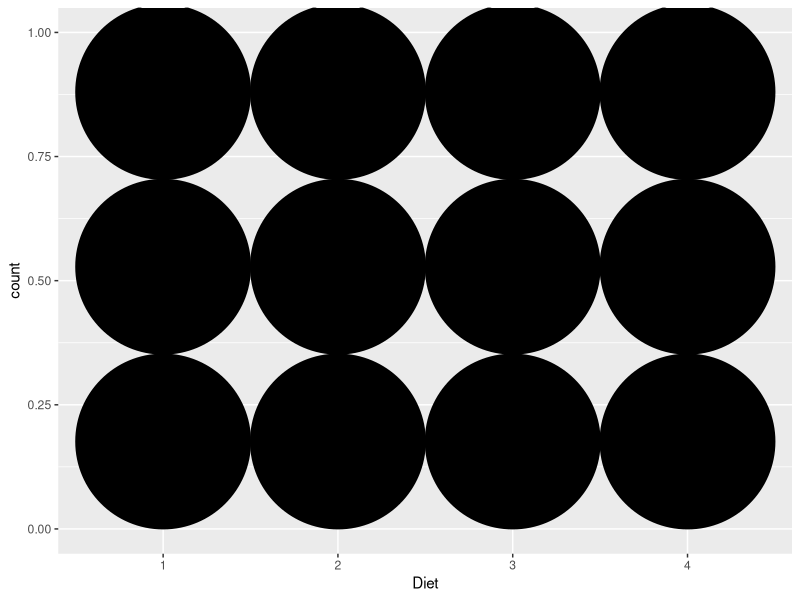
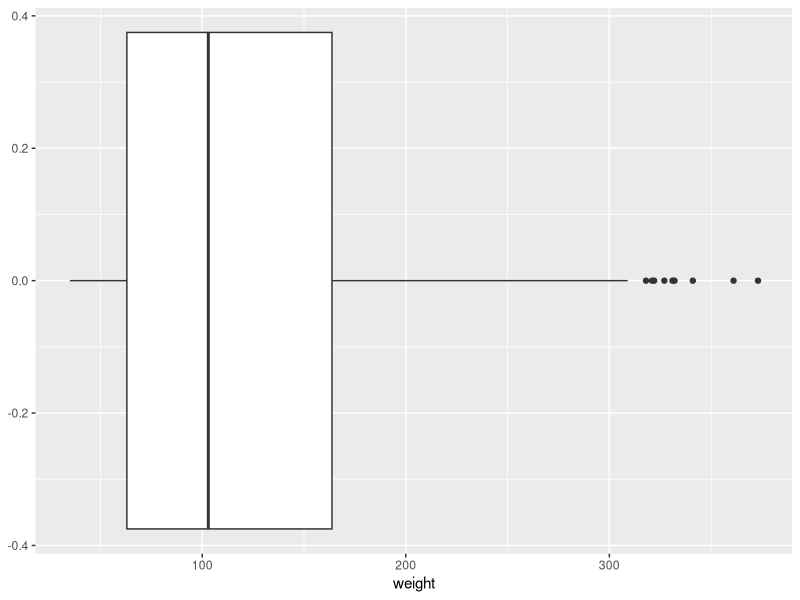
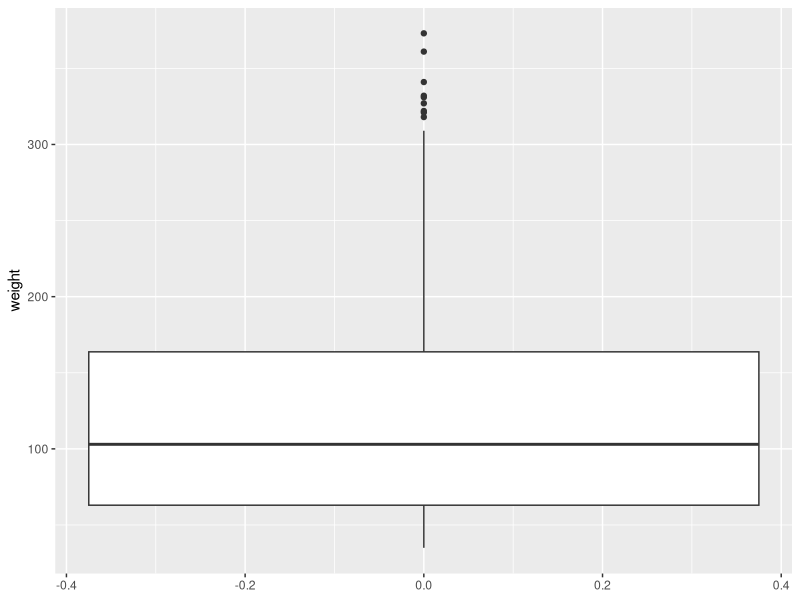
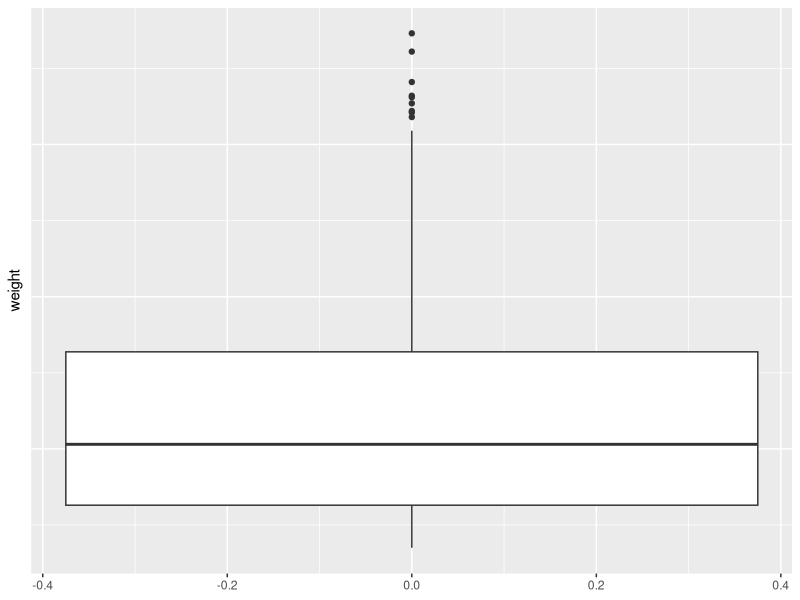
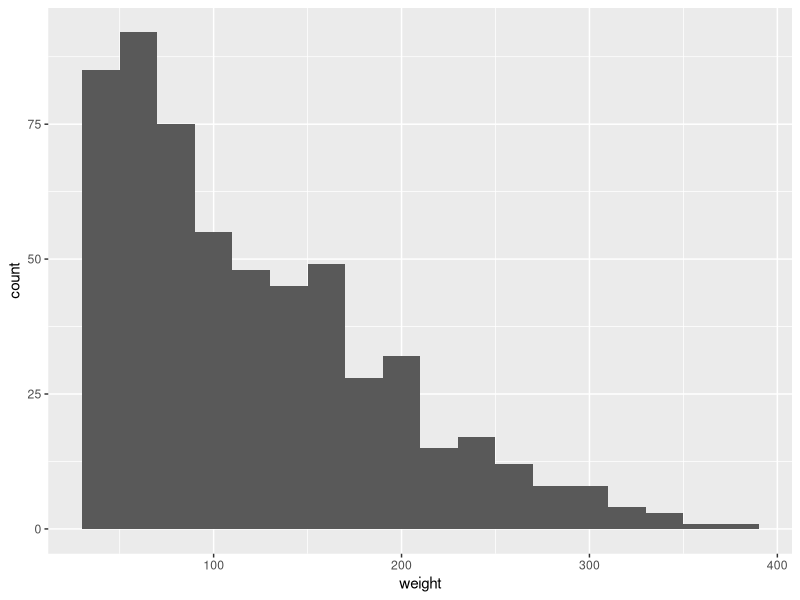
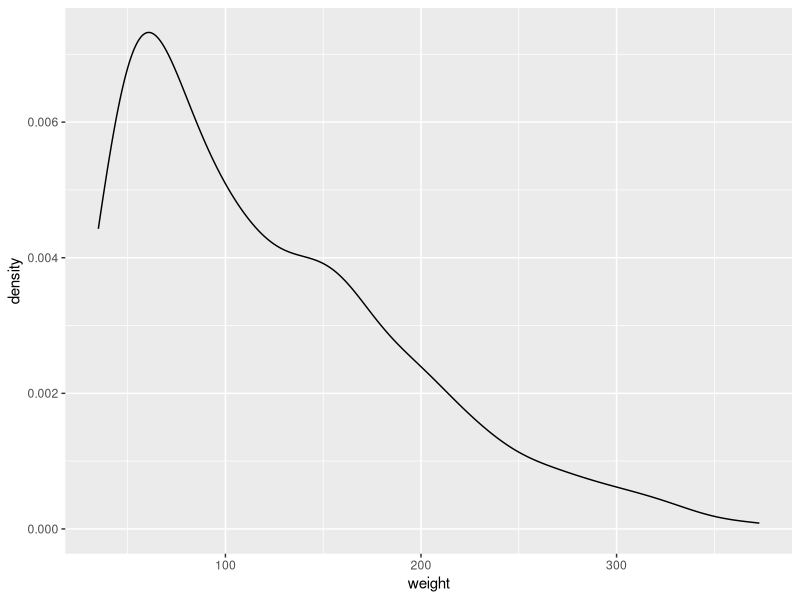
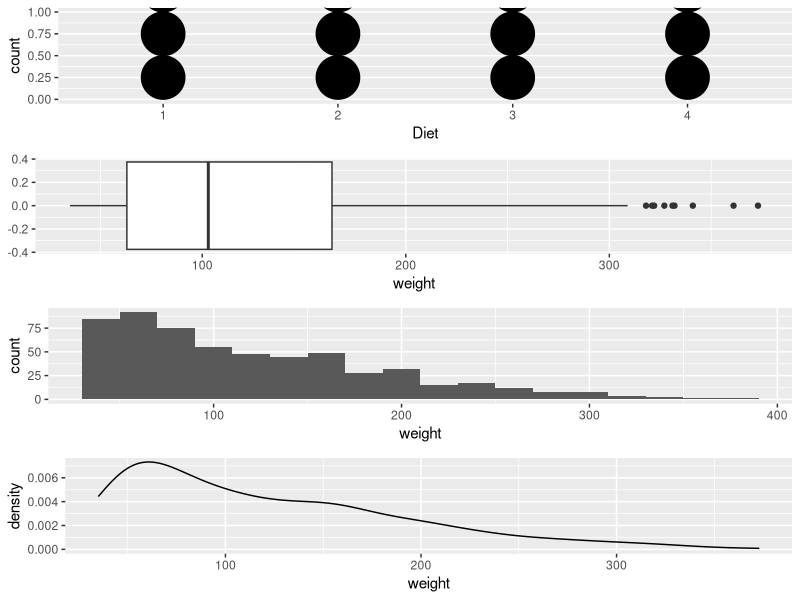

Source code (R) for these figures, in order:
install.packages("ggplot2")
library(ggplot2)
View(ChickWeight)

#dotplot#
ggplot(
  ChickWeight, aes(x=Diet, stat="count"))+
    geom_dotplot(binwidth = 1)
  

# Box Plot#
ggplot(
  ChickWeight, aes(x=weight, stat="count"))+
  geom_boxplot()


# Flip coordinates Box Plot#
ggplot(
  ChickWeight, aes(x=weight, stat="count"))+
  geom_boxplot()+
  coord_flip()


# Flip coordinates Box Plot with theme function#
ggplot(
  ChickWeight, aes(x=weight, stat="count"))+
  geom_boxplot()+
  coord_flip()+
  theme(axis.text.y=element_blank(), axis.ticks.y=element_blank())


# Histogram#
ggplot(
  ChickWeight, aes(x=weight, stat="count"))+
  geom_histogram(binwidth=20)

# Density#
ggplot(
  ChickWeight, aes(x=weight, stat="count"))+
  geom_density()

dev.off()

library(grid)

viewport<- viewport(
  layout=grid.layout(4,1))

pushViewport(viewport)

dot<-ggplot(
  ChickWeight, aes(x=Diet, stat="count"))+
  geom_dotplot(binwidth = 0.25)
print(x=dot,
      vp=viewport(
        layout.pos.row = 1,
        layout.pos.col=1))
box<-ggplot(
  ChickWeight, aes(x=weight, stat="count"))+
  geom_boxplot()
print(x=box,
      vp=viewport(
        layout.pos.row = 2,
        layout.pos.col=1))
Hist<-ggplot(
  ChickWeight, aes(x=weight, stat="count"))+
  geom_histogram(binwidth=20)
print(x=Hist,
      vp=viewport(
        layout.pos.row = 3,
        layout.pos.col=1))
Density<-ggplot(
  ChickWeight, aes(x=weight, stat="count"))+
  geom_density()
print(x=Density,
      vp=viewport(
        layout.pos.row = 4,
        layout.pos.col=1))


